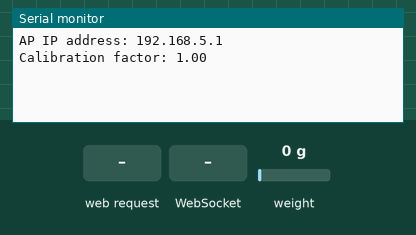
A program run on a simulated ESP32. Parts: the last lines printed to the serial monitor. The test bench sets the inputs (shaded band); at power-on: weight on the scale 0 g. Storage starts empty; EEPROM starts erased.

Above: at 2.2 s.
2.3 s: HTTP request GET / received
At 4.3 s:
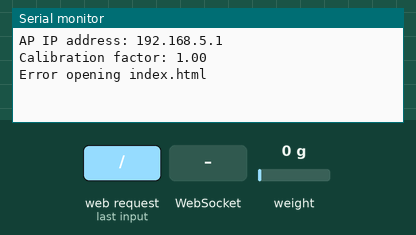
4.6 s: WebSocket text "reset_scale" received
At 6.7 s:
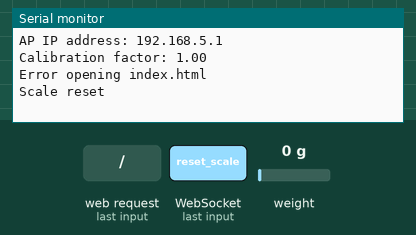
7.8 s: WebSocket text "tare" received
At 10.4 s:
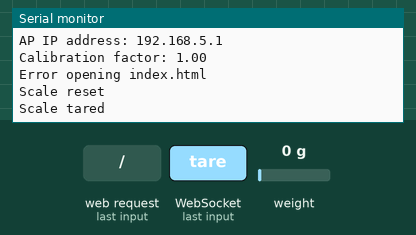

Measured:
- after the input at 2.3 s, the serial monitor: prints a new line after 0.83 s (image 1)
- after the input at 4.6 s, the serial monitor: prints a new line after 1.7 s (image 2)
- after the input at 7.8 s, the serial monitor: prints a new line after 1.6 s (image 3)

The program:

main.cpp
```cpp
#include <Arduino.h>
#include <HX711.h>
#include <WiFi.h>
#include <WebServer.h>
#include <FS.h>
#include <SPIFFS.h>
#include <WebSocketsServer.h>
#include <ESPmDNS.h>
#include <EEPROM.h>

#define EEPROM_SIZE 512

// Network configuration
const char* ssid = "ESP32";
const char* password = "123456789";
const String mdns = "esp32";
IPAddress local_ip(192, 168, 5, 1);
IPAddress gateway(192, 168, 5, 1);
IPAddress subnet(255, 255, 255, 0);

// Server-Configuration
const int HTTP_PORT = 80;
const int WS_PORT = 81;
WebServer server(HTTP_PORT);
WebSocketsServer webSocket = WebSocketsServer(WS_PORT);

// Timing
const unsigned long weightSendInterval = 100;  // Interval in milliseconds
unsigned long lastWeightSendTime = 0;

// Load Cell Pins
const int LOADCELL_DOUT_PIN = 33;
const int LOADCELL_SCK_PIN = 32;

float calibrationFactor;
float weight;
HX711 scale;

// Forward declarations
void handleRoot();
void handleWebRequests();
void webSocketEvent(uint8_t num, WStype_t type, uint8_t *payload, size_t length);
void processWebSocketMessage(uint8_t num, const String& message);
void sendWeight();
bool loadFromSpiffs(String path);

void setup() {
    Serial.begin(115200);
    SPIFFS.begin();
    EEPROM.begin(EEPROM_SIZE);
    WiFi.softAP(ssid, password);
    WiFi.softAPConfig(local_ip, gateway, subnet);
    Serial.print("AP IP address: ");
    Serial.println(WiFi.softAPIP());

    // Initialize mDNS
    if (!MDNS.begin(mdns)) {
        Serial.println("Error setting up MDNS responder!");
        return;  // Instead of an endless loop, return.
    }

    scale.begin(LOADCELL_DOUT_PIN, LOADCELL_SCK_PIN);

    EEPROM.get(0, calibrationFactor);
    if (isnan(calibrationFactor))
    {
        calibrationFactor = 1;
    }
    scale.set_scale(calibrationFactor);
    scale.tare();

    Serial.println("Calibration factor: " + String(scale.get_scale()));

    server.onNotFound(handleWebRequests);
    server.on("/", handleRoot);
    server.begin();

    webSocket.begin();
    webSocket.onEvent(webSocketEvent);
}

void loop() {
    server.handleClient();
    webSocket.loop();

    if (millis() - lastWeightSendTime > weightSendInterval) {
        sendWeight();
        webSocket.broadcastTXT("calibrationFactor:" + String(calibrationFactor));
        lastWeightSendTime = millis();
    }
}

void handleRoot() {
    File file = SPIFFS.open("/index.html", "r");
    if (file) {
        server.streamFile(file, "text/html");
        file.close();
    } else {
        Serial.println("Error opening index.html");
        server.send(500, "text/plain", "Error opening index.html");
    }
}

void handleWebRequests() {
    if (loadFromSpiffs(server.uri())) return;
}

bool loadFromSpiffs(String path) {
    Serial.println("Trying to load from SPIFFS: " + path); // Debug output of the path
    String dataType = "text/plain";
    if(path.endsWith("/")) path += "index.html";
    if(path.endsWith(".src")) path = path.substring(0, path.lastIndexOf("."));
    else if(path.endsWith(".html")) dataType = "text/html";
    else if(path.endsWith(".htm")) dataType = "text/html";
    else if(path.endsWith(".css")) dataType = "text/css";
    else if(path.endsWith(".js")) dataType = "application/javascript";
    else if(path.endsWith(".coffee")) dataType = "application/coffee";
    else if(path.endsWith(".png")) dataType = "image/png";
    else if(path.endsWith(".gif")) dataType = "image/gif";
    else if(path.endsWith(".jpg")) dataType = "image/jpeg";
    else if(path.endsWith(".ico")) dataType = "image/x-icon";
    else if(path.endsWith(".xml")) dataType = "text/xml";
    else if(path.endsWith(".pdf")) dataType = "application/pdf";
    else if(path.endsWith(".zip")) dataType = "application/zip";
    File dataFile = SPIFFS.open(path.c_str(), "r");
    if (!dataFile) {
        Serial.println("Failed to open file for reading: " + path); // Shows an error message if the file could not be opened
        return false;
    }
    Serial.println("Successfully opened: " + path); // Confirmation that the file has been opened
    if(server.hasArg("download")) dataType = "application/octet-stream";
    size_t sent = server.streamFile(dataFile, dataType);
    dataFile.close();
    return sent == dataFile.size();
}

void webSocketEvent(uint8_t num, WStype_t type, uint8_t *payload, size_t length) {
    if (type == WStype_TEXT) {
        processWebSocketMessage(num, String((char *)payload));
    }
}

void processWebSocketMessage(uint8_t num, const String& message) {
    if (message.startsWith("setKnownWeight:")) {
        String knownWeightStr = message.substring(message.indexOf(':') + 1);
        float knownWeight = knownWeightStr.toFloat();
        if (knownWeight > 0) {
            long rawValue = scale.get_units(10);
            calibrationFactor = rawValue / knownWeight;
            scale.set_scale(calibrationFactor);
            Serial.println("New calibration factor set: " + String(calibrationFactor));
            webSocket.broadcastTXT("calibrationFactor:" + String(calibrationFactor));
        } else {
            webSocket.sendTXT(num, "Invalid weight input");
        }
    } else if (message.startsWith("calibrationFactorInput:")) {
        String calibrationFactorInputStr = message.substring(message.indexOf(':') + 1);
        float calibrationFactorInput = calibrationFactorInputStr.toFloat();
        //weight = calibrationFactorInput;
        calibrationFactor = calibrationFactorInput;
        scale.set_scale(calibrationFactor);
        Serial.println("New calibration factor set: " + String(calibrationFactor));
    } else if (message == "reset_scale") {
        calibrationFactor = 1;
        scale.set_scale(calibrationFactor);
        webSocket.broadcastTXT("calibrationFactor:" + String(calibrationFactor));
        scale.tare();  // Tare the scale after reset
        Serial.println("Scale reset");
        webSocket.sendTXT(num, "Scale reset");
    } else if (message == "tare") {
        scale.tare();
        Serial.println("Scale tared");
        webSocket.sendTXT(num, "Scale tared");
    } else if (message == "saveCalibrationFactor") {
        EEPROM.put(0, calibrationFactor);
        EEPROM.commit();
    }
    // Further messages can be added and processed here
}

void sendWeight() {
    if (scale.is_ready()) {
        weight = scale.get_units(10);
        weight = abs(round(weight));
        String weightStr = String(weight);
        webSocket.broadcastTXT(weightStr);
    }
}
```
